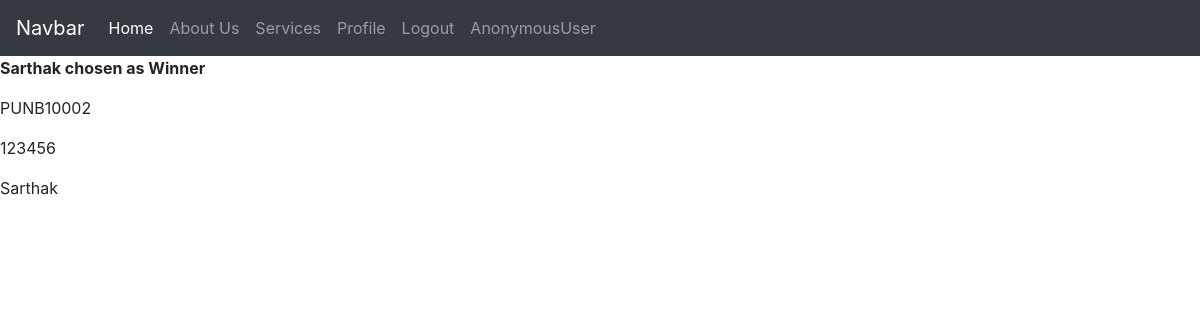
Screenshot of /get/9/transfer/Sarthak with the database file from the repository.
### comity/models.py (models this page shows, shortened)
class UserInfo(models.Model):
    u_id =  models.ForeignKey(
        settings.AUTH_USER_MODEL,
        on_delete=models.CASCADE,
        null=True,
     )
    account_number = models.CharField(max_length=122)
    ifsc = models.CharField(max_length=122)
    qr_code = models.ImageField()

### comity/views.py (the view)
# urls.py: path('get/<str:id>/transfer/<str:name>',views.transferMoney,name="transferMoney"),
def transferMoney(request, id, name):
    user = User.objects.get(username=name)
    user_info = UserInfo.objects.filter(u_id = user)
    context = {"winner" : name, "user_info" : user_info}
    return render(request, 'transfer.html', context)

### templates/transfer.html (shortened to what this page needs)
{% extends 'base.html' %}
{% block body %}
<b><p>{{winner}} chosen as Winner</p></b>
{% if user_info %}
{% for u in user_info %}
<p> {{u.ifsc}} </p>
<p> {{u.account_number}} </p>
<p> {{u.u_id.username}} </p>
{% endfor %}
{% else %}
<p>No user data</p>
{% endif %}
{% endblock body %}

### rows the page displays
UserInfo: ifsc "PUNB10002", account_number "123456", u_id.username "Sarthak"

### other values shown
{{ request.user }} "AnonymousUser"
{{ winner }} "Sarthak"
